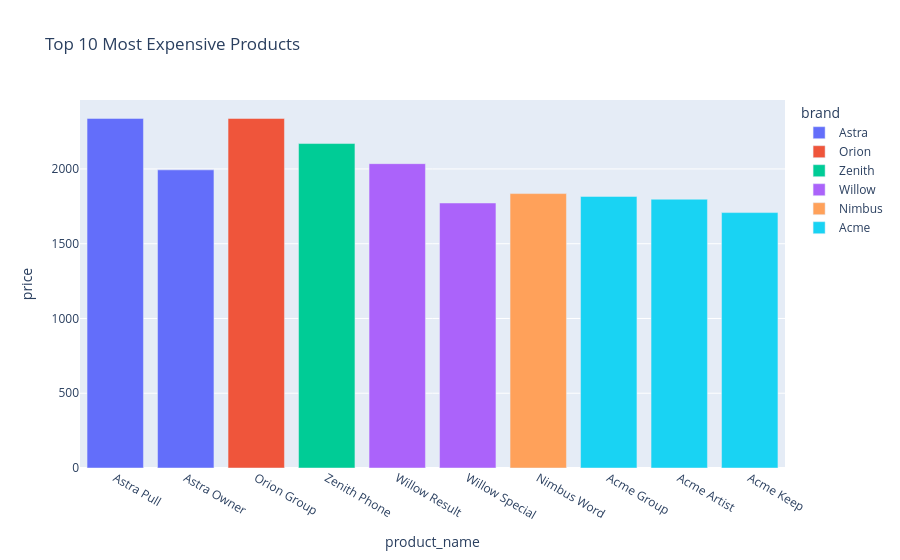

This figure's notebook cell:
### Markdown cell above
### Visualization: Top 10 Most Expensive Products

The following bar chart displays the ten most expensive products available on the e-commerce platform.

### Code cell
import plotly.express as px

top10 = products.sort_values(
    by="price",
    ascending=False
).head(10)

fig = px.bar(
    top10,
    x="product_name",
    y="price",
    color="brand",
    title="Top 10 Most Expensive Products"
)

fig.show()

### Figure 1 — Plotly figure (JSON) as saved in the notebook; plotly's stock layout.template omitted (floating-point values rounded to 4 significant figures)
{"data": [{"hovertemplate": "brand=Astra<br>product_name=%{x}<br>price=%{y}<extra></extra>", "legendgroup": "Astra", "marker": {"color": "#636efa", "pattern": {"shape": ""}}, "name": "Astra", "orientation": "v", "showlegend": true, "textposition": "auto", "type": "bar", "x": ["Astra Pull", "Astra Owner"], "xaxis": "x", "y": [2338.0, 1994.0], "yaxis": "y"}, {"hovertemplate": "brand=Orion<br>product_name=%{x}<br>price=%{y}<extra></extra>", "legendgroup": "Orion", "marker": {"color": "#EF553B", "pattern": {"shape": ""}}, "name": "Orion", "orientation": "v", "showlegend": true, "textposition": "auto", "type": "bar", "x": ["Orion Group"], "xaxis": "x", "y": [2338.0], "yaxis": "y"}, {"hovertemplate": "brand=Zenith<br>product_name=%{x}<br>price=%{y}<extra></extra>", "legendgroup": "Zenith", "marker": {"color": "#00cc96", "pattern": {"shape": ""}}, "name": "Zenith", "orientation": "v", "showlegend": true, "textposition": "auto", "type": "bar", "x": ["Zenith Phone"], "xaxis": "x", "y": [2170.0], "yaxis": "y"}, {"hovertemplate": "brand=Willow<br>product_name=%{x}<br>price=%{y}<extra></extra>", "legendgroup": "Willow", "marker": {"color": "#ab63fa", "pattern": {"shape": ""}}, "name": "Willow", "orientation": "v", "showlegend": true, "textposition": "auto", "type": "bar", "x": ["Willow Result", "Willow Special"], "xaxis": "x", "y": [2035.0, 1772.0], "yaxis": "y"}, {"hovertemplate": "brand=Nimbus<br>product_name=%{x}<br>price=%{y}<extra></extra>", "legendgroup": "Nimbus", "marker": {"color": "#FFA15A", "pattern": {"shape": ""}}, "name": "Nimbus", "orientation": "v", "showlegend": true, "textposition": "auto", "type": "bar", "x": ["Nimbus Word"], "xaxis": "x", "y": [1835.0], "yaxis": "y"}, {"hovertemplate": "brand=Acme<br>product_name=%{x}<br>price=%{y}<extra></extra>", "legendgroup": "Acme", "marker": {"color": "#19d3f3", "pattern": {"shape": ""}}, "name": "Acme", "orientation": "v", "showlegend": true, "textposition": "auto", "type": "bar", "x": ["Acme Group", "Acme Artist", "Acme Keep"], "xaxis": "x", "y": [1816.0, 1798.0, 1708.0], "yaxis": "y"}], "layout": {"barmode": "relative", "legend": {"title": {"text": "brand"}, "tracegroupgap": 0}, "title": {"text": "Top 10 Most Expensive Products"}, "xaxis": {"anchor": "y", "domain": [0, 1], "title": {"text": "product_name"}}, "yaxis": {"anchor": "x", "domain": [0, 1], "title": {"text": "price"}}}}
